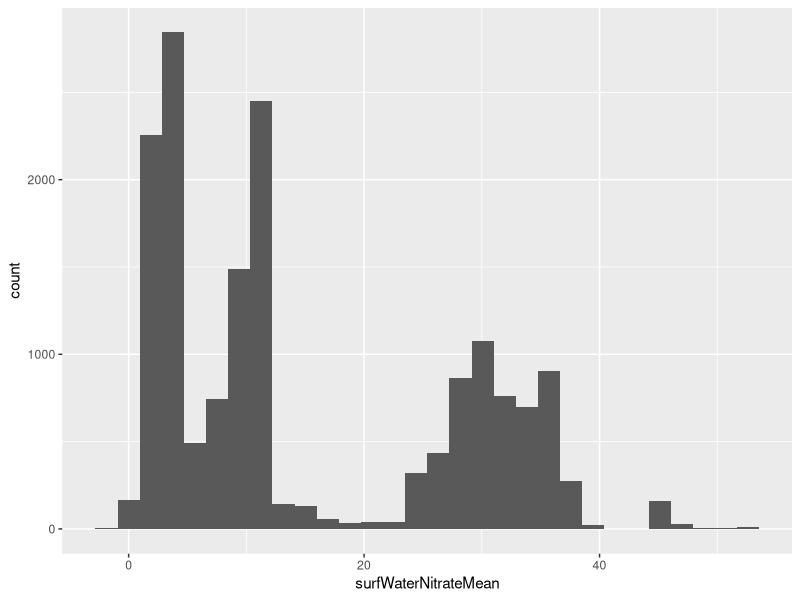
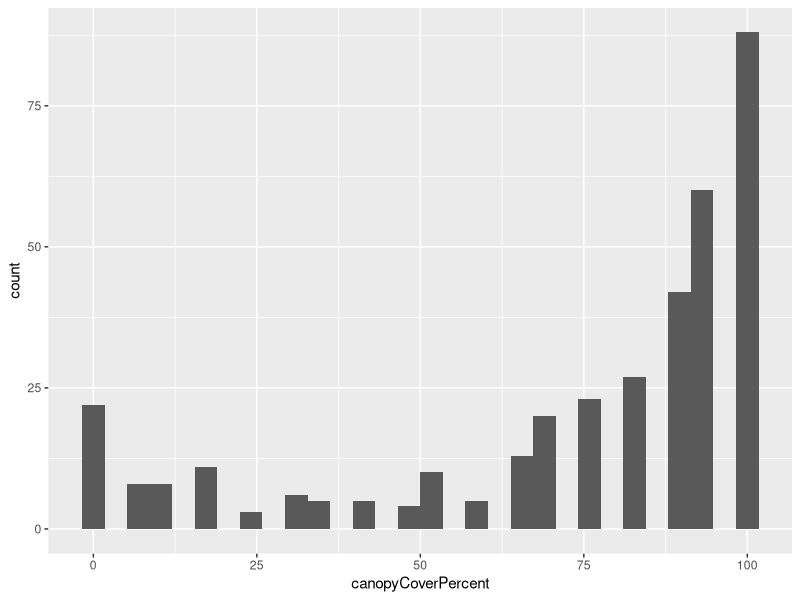
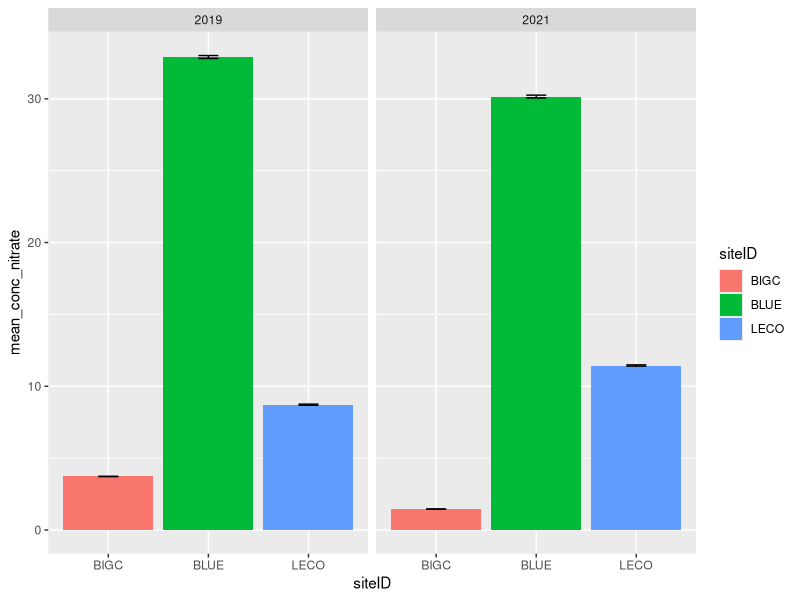
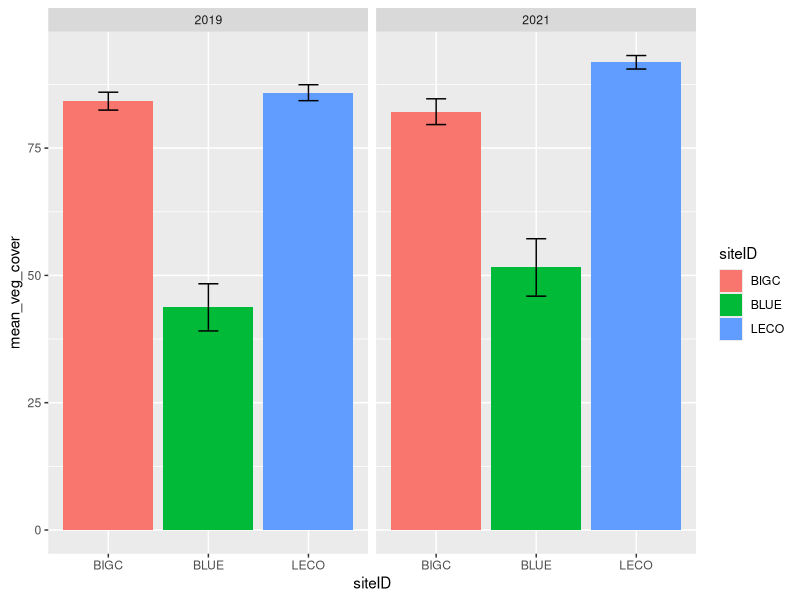
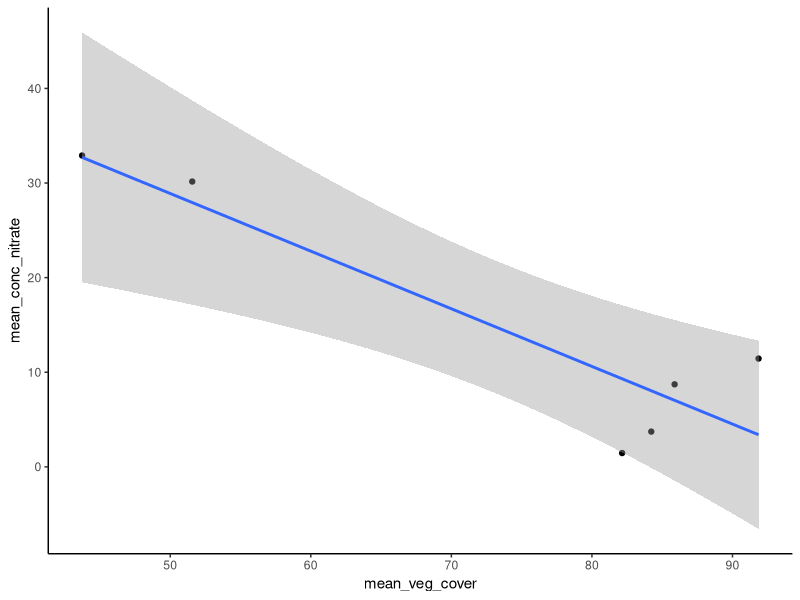
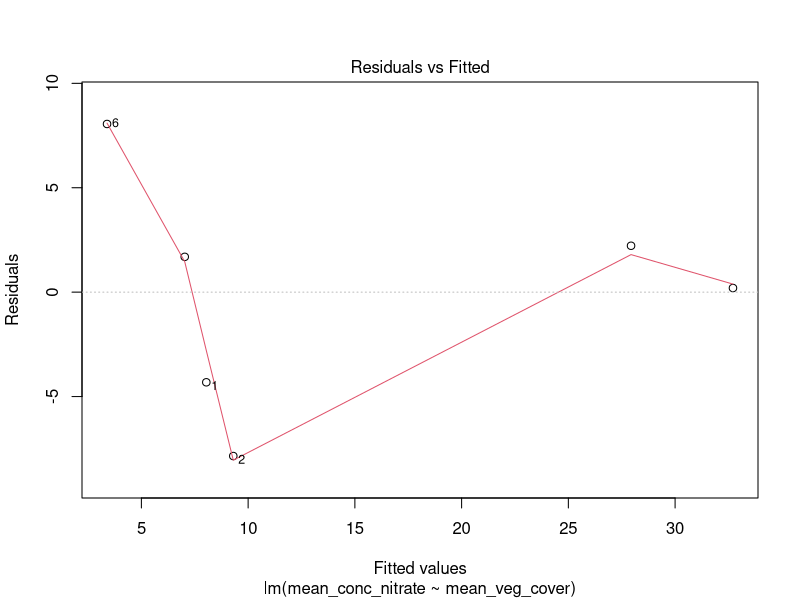
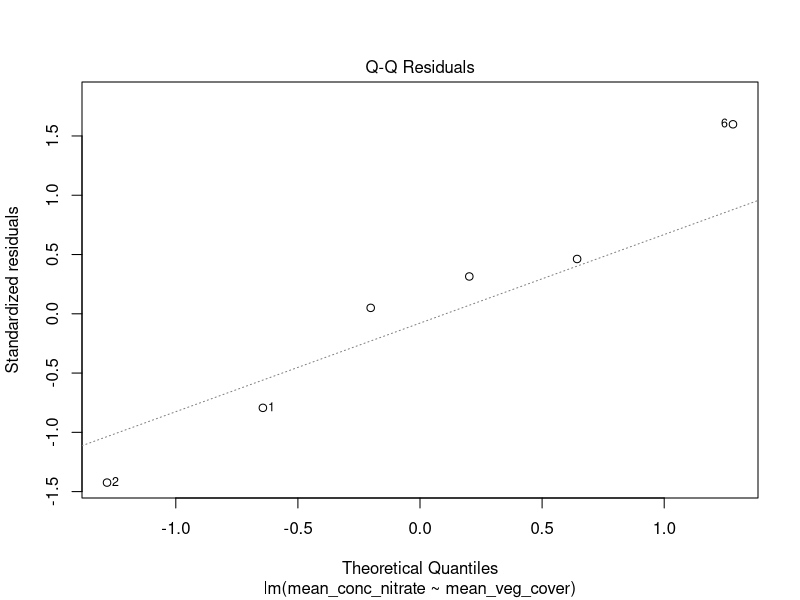
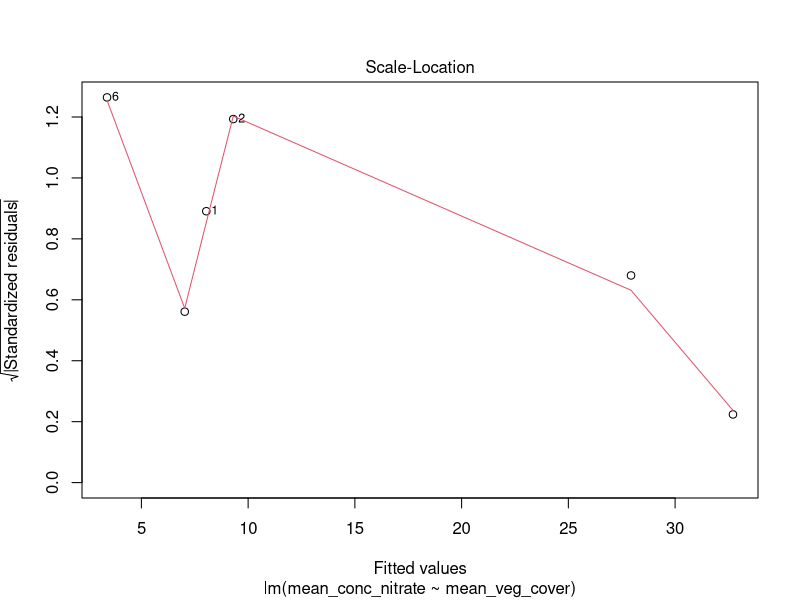

Generate these figures, in order, with R: (Note: this script raises an error after producing the figures.)
## ---- chunk 1
knitr::opts_chunk$set(echo = TRUE)
## ---- chunk 2

#In Chunk 2, we're loading in the packages necessary to manipulate and process our data for further analysis.

library(dplyr)
library(tidyr)
library(ggplot2)
library(readr)
library(lubridate)

## ---- chunk 3

#In Chunk 3, we're loading all of the raw NEON data sets that we're going to be using in our project, so that they're immediately accessible and available within the .rmd. Additionally, we're tagging each with an appropriate siteID (derived from the NEON site wherein the data was collected) and a year (derived from the year within which the data was collected). 

# (Note: Each set of data is preceded by a textual title (example: #BIGC_2019) to facilitate any necessary navigation).


#BIGC_2019

Nitrate_BIGC_2019 <-read_csv("../Data/Processed/BIGC (CA-D17)/BIGC_NEON_nitrate-surfacewater/NEON.D17.BIGC.DP1.20033.001.102.100.015.NSW_15_minute.2019-07.basic.20221201T190523Z.csv") %>% 
  mutate(siteID="BIGC", year=2019)

VegCover_BIGC_2019 <- read_csv("../Data/Processed/BIGC (CA-D17)/BIGC_NEON_cover-veg-riparian/NEON.D17.BIGC.DP1.20191.001.rip_percentComposition.2019-07.basic.20230112T002213Z.csv") %>% 
  mutate(siteID="BIGC", year=2019)


#BIGC_2021

Nitrate_BIGC_2021 <-read_csv("../Data/Processed/BIGC (CA-D17)/BIGC_NEON_nitrate-surfacewater/NEON.D17.BIGC.DP1.20033.001.102.100.015.NSW_15_minute.2021-08.basic.20221201T175835Z.csv") %>% 
  mutate(siteID="BIGC", year=2021)

VegCover_BIGC_2021 <- read_csv("../Data/Processed/BIGC (CA-D17)/BIGC_NEON_cover-veg-riparian/NEON.D17.BIGC.DP1.20191.001.rip_percentComposition.2021-08.basic.20230112T001807Z.csv") %>% 
  mutate(siteID="BIGC", year=2021)


#BLUE_2019

Nitrate_BLUE_2019 <-read_csv("../Data/Processed/BLUE (OK-D11)/BLUE_NEON_nitrate-surfacewater/NEON.D11.BLUE.DP1.20033.001.112.100.015.NSW_15_minute.2019-06.basic.20221201T045009Z.csv") %>% 
  mutate(siteID="BLUE", year=2019)

VegCover_BLUE_2019 <-read_csv("../Data/Processed/BLUE (OK-D11)/BLUE_NEON_cover-veg-riparian/NEON.D11.BLUE.DP1.20191.001.rip_percentComposition.2019-06.basic.20230112T002006Z.csv") %>% 
  mutate(siteID="BLUE", year=2019)


#BLUE_2021

Nitrate_BLUE_2021 <-read_csv("../Data/Processed/BLUE (OK-D11)/BLUE_NEON_nitrate-surfacewater/NEON.D11.BLUE.DP1.20033.001.112.100.015.NSW_15_minute.2021-06.basic.20221201T013159Z.csv") %>% 
  mutate(siteID="BLUE", year=2021)

VegCover_BLUE_2021 <-read_csv("../Data/Processed/BLUE (OK-D11)/BLUE_NEON_cover-veg-riparian/NEON.D11.BLUE.DP1.20191.001.rip_percentComposition.2021-06.basic.20230112T002305Z.csv") %>% 
  mutate(siteID="BLUE", year=2021)


#LECO_2019

Nitrate_LECO_2019 <-read_csv("../Data/Processed/LECO (TN-D07)/LECO_NEON_nitrate-surfacewater/NEON.D07.LECO.DP1.20033.001.102.100.015.NSW_15_minute.2019-09.basic.20221208T002007Z.csv") %>% 
  mutate(siteID="LECO", year=2019)

VegCover_LECO_2019 <-read_csv("../Data/Processed/LECO (TN-D07)/LECO_NEON_cover-veg-riparian/NEON.D07.LECO.DP1.20191.001.rip_percentComposition.2019-09.basic.20230112T001930Z.csv") %>% 
  mutate(siteID="LECO", year=2019)


#LECO_2021

Nitrate_LECO_2021 <-read_csv("../Data/Processed/LECO (TN-D07)/LECO_NEON_nitrate-surfacewater/NEON.D07.LECO.DP1.20033.001.112.100.015.NSW_15_minute.2021-09.basic.20221208T012753Z.csv") %>% 
  mutate(siteID="LECO", year=2021)

VegCover_LECO_2021 <-read_csv("../Data/Processed/LECO (TN-D07)/LECO_NEON_cover-veg-riparian/NEON.D07.LECO.DP1.20191.001.rip_percentComposition.2021-09.basic.20230112T002003Z.csv") %>% 
  mutate(siteID="LECO", year=2021)


## ---- chunk 4

#In Chunk 4, all of the extraneous data from the raw data sheets is being excised, and the data pertaining to our project is being consolidated into multiple formats in order to facilitate further analysis and manipulation. These are detailed in pre-code titles below, but generally speaking, we are creating a data frame containing all of the 'surfWaterNitrateMean' data from the Nitrate_Surfacewater NEON data sheets and a separate frame containing all of the 'canopyCoverPercent' data from the Cover_Veg_Riparian NEON data sheets (these will be used in the creation of two single-variable histograms). We're then creating mean data for each of these consolidated data frames (grouped by siteID and year) before finally left_joining these mean data to create a summarized master data frame.


#Nitrate Data Consolidation (Total, then mean surfWaterNitrateMean grouped by SiteID and year)
Nitrate_Combined <- bind_rows(Nitrate_BIGC_2019, Nitrate_BIGC_2021, Nitrate_BLUE_2019, Nitrate_BLUE_2021, Nitrate_LECO_2019, Nitrate_LECO_2021)

Mean_Nitrate_Combined <- Nitrate_Combined %>% 
  drop_na() %>% 
  group_by(siteID, year) %>% 
  summarize(mean_conc_nitrate = mean(surfWaterNitrateMean), standard_error_N = sd(surfWaterNitrateMean/sqrt(n())))


#VegCover Data Consolidation (Total, then mean canopyCoverPercent grouped by SiteID and year)
VegCover_Combined <- bind_rows(VegCover_BIGC_2019, VegCover_BIGC_2021, VegCover_BLUE_2019, VegCover_BLUE_2021, VegCover_LECO_2019, VegCover_LECO_2021)

Mean_VegCover_Combined <- VegCover_Combined %>% 
  group_by(siteID, year) %>% 
  summarize(mean_veg_cover = mean(canopyCoverPercent), standard_error_V = sd(canopyCoverPercent/sqrt(n())))


#Summary Data Frame (with corresponding mean values)
Master_Data_Frame <- left_join(Mean_Nitrate_Combined, Mean_VegCover_Combined)



#Raw 'surfWaterNitrateMean' and 'canopyCoverPercent' columns for Histogram
Total_Nitrate_Conc_Combined <- Nitrate_Combined %>% 
  drop_na() %>% 
  select(surfWaterNitrateMean)

Total_VegCover_Combined <- VegCover_Combined %>% 
  select(canopyCoverPercent)


## ---- chunk 5

# In Chunk 5, we're using the data frames containing the compiled 'surfWaterNitrateMean' and 'canopyCoverPercent' columns to create two single-variable histograms, each representative of one of our two continuous variables (both our response and our predictor variable). These histograms will give us a better understanding of the distribution of our variable values, which could help us to draw more accurate conclusions about the relationships we're observing down the line (as well as help us to explain any potential anomalies that arise).


Total_Nitrate_Conc_Combined %>%
  ggplot(aes(x=surfWaterNitrateMean))+
  geom_histogram()

Total_VegCover_Combined %>%
  ggplot(aes(x=canopyCoverPercent))+
  geom_histogram()


## ---- chunk 6

#In Chunk 6, we are creating data frames containing the summarized data necessary for visualization and analysis, specifically to facilitate the creation of figures by making all of the pertinent data immediately available in a single data frame. (Note: Much of this code is the same as that contained in Chunk 4; for the purposes of our project, it made sense to summarize our data prior to compilation, and as such, much of it already exists in a grouped and summarized format).


#Nitrate Data Consolidation (Total, then mean surfWaterNitrateMean grouped by SiteID and year)
Nitrate_Combined <- bind_rows(Nitrate_BIGC_2019, Nitrate_BIGC_2021, Nitrate_BLUE_2019, Nitrate_BLUE_2021, Nitrate_LECO_2019, Nitrate_LECO_2021)

Mean_Nitrate_Combined <- Nitrate_Combined %>% 
  drop_na() %>% 
  group_by(siteID, year) %>% 
  summarize(mean_conc_nitrate = mean(surfWaterNitrateMean), standard_error_N = sd(surfWaterNitrateMean/sqrt(n())))


#VegCover Data Consolidation (Total, then mean canopyCoverPercent grouped by SiteID and year)
VegCover_Combined <- bind_rows(VegCover_BIGC_2019, VegCover_BIGC_2021, VegCover_BLUE_2019, VegCover_BLUE_2021, VegCover_LECO_2019, VegCover_LECO_2021)

Mean_VegCover_Combined <- VegCover_Combined %>% 
  group_by(siteID, year) %>% 
  summarize(mean_veg_cover = mean(canopyCoverPercent), standard_error_V = sd(canopyCoverPercent/sqrt(n())))


#Summary Data Frame (with corresponding mean values)
Master_Data_Frame <- left_join(Mean_Nitrate_Combined, Mean_VegCover_Combined)

## ---- chunk 7

#Bar Graph
Master_Data_Frame %>%
  drop_na()%>%
  group_by(siteID, year)%>%
  ggplot(aes(x=siteID, y=mean_conc_nitrate, fill = siteID))+
  geom_col(position="dodge")+
  geom_errorbar(aes(ymin = mean_conc_nitrate - standard_error_N, ymax = mean_conc_nitrate + standard_error_N), width = .2)+
  facet_wrap("year")

Master_Data_Frame %>%
  drop_na()%>%
  group_by(siteID, year)%>%
  ggplot(aes(x=siteID, y=mean_veg_cover, fill = siteID))+
  geom_col(position="dodge")+
  geom_errorbar(aes(ymin = mean_veg_cover - standard_error_V, ymax = mean_veg_cover + standard_error_V), width = .2)+
  facet_wrap("year")

#Scatter Plot
Master_Data_Frame %>%
  ggplot(aes(x=mean_veg_cover, y=mean_conc_nitrate))+
  geom_point()+
  geom_smooth(method ="lm")+
  theme_classic()


#ANOVA

ANOVA_Model <- aov(mean_conc_nitrate~mean_veg_cover, data = Master_Data_Frame)
summary(ANOVA_Model)

#Linear Model

Linear_Model <- lm(mean_conc_nitrate~mean_veg_cover, data = Master_Data_Frame)
summary(Linear_Model)
plot(Linear_Model)

## ---- chunk 8

Nitrate_BIGC_2019 <-read_csv("../Data/Processed/BIGC (CA-D17)/BIGC_NEON_nitrate-surfacewater/NEON.D17.BIGC.DP1.20033.001.102.100.015.NSW_15_minute.2019-07.basic.20221201T190523Z.csv")

VegCover_BIGC_2019 <- read_csv("../Data/Processed/BIGC (CA-D17)/BIGC_NEON_cover-veg-riparian/NEON.D17.BIGC.DP1.20191.001.rip_percentComposition.2019-07.basic.20230112T002213Z.csv")

CompStruct_BIGC_2019 <- read_csv("../Data/Processed/BIGC (CA-D17)/BIGC_NEON_comp-struct-riparian/NEON.D17.BIGC.DP1.20275.001.rip_assessment.2019-07.basic.20221128T182237Z.csv")

ChemSurf_BIGC_2019 <- read_csv("../Data/Processed/BIGC (CA-D17)/BIGC_NEON_chem-surfacewater/NEON.D17.BIGC.DP1.20093.001.swc_externalLabDataByAnalyte.2019-07.basic.20221215T171932Z.csv")

## ---- chunk 9

#BIGC_2019

Nitrate_BIGC_2019 <-read_csv("../Data/Processed/BIGC (CA-D17)/BIGC_NEON_nitrate-surfacewater/NEON.D17.BIGC.DP1.20033.001.102.100.015.NSW_15_minute.2019-07.basic.20221201T190523Z.csv")

VegCover_BIGC_2019 <- read_csv("../Data/Processed/BIGC (CA-D17)/BIGC_NEON_cover-veg-riparian/NEON.D17.BIGC.DP1.20191.001.rip_percentComposition.2019-07.basic.20230112T002213Z.csv")


#BIGC_2021

Nitrate_BIGC_2021 <-read_csv("../Data/Processed/BIGC (CA-D17)/BIGC_NEON_nitrate-surfacewater/NEON.D17.BIGC.DP1.20033.001.102.100.015.NSW_15_minute.2021-08.basic.20221201T175835Z.csv")

VegCover_BIGC_2021 <- read_csv("../Data/Processed/BIGC (CA-D17)/BIGC_NEON_cover-veg-riparian/NEON.D17.BIGC.DP1.20191.001.rip_percentComposition.2021-08.basic.20230112T001807Z.csv")


#BLUE_2019

Nitrate_BLUE_2019 <-read_csv("../Data/Processed/BLUE (OK-D11)/BLUE_NEON_nitrate-surfacewater/NEON.D11.BLUE.DP1.20033.001.112.100.015.NSW_15_minute.2019-06.basic.20221201T045009Z.csv")

VegCover_BLUE_2019 <-read_csv("../Data/Processed/BLUE (OK-D11)/BLUE_NEON_cover-veg-riparian/NEON.D11.BLUE.DP1.20191.001.rip_percentComposition.2019-06.basic.20230112T002006Z.csv")


#BLUE_2021

Nitrate_BLUE_2021 <-read_csv("../Data/Processed/BLUE (OK-D11)/BLUE_NEON_nitrate-surfacewater/NEON.D11.BLUE.DP1.20033.001.112.100.015.NSW_15_minute.2021-06.basic.20221201T013159Z.csv")

VegCover_BLUE_2021 <-read_csv("../Data/Processed/BLUE (OK-D11)/BLUE_NEON_cover-veg-riparian/NEON.D11.BLUE.DP1.20191.001.rip_percentComposition.2021-06.basic.20230112T002305Z.csv")


#LECO_2019

Nitrate_LECO_2019 <-read_csv("../Data/Processed/LECO (TN-D07)/LECO_NEON_nitrate-surfacewater/NEON.D07.LECO.DP1.20033.001.102.100.015.NSW_15_minute.2019-09.basic.20221208T002007Z.csv")

VegCover_LECO_2019 <-read_csv("../Data/Processed/LECO (TN-D07)/LECO_NEON_cover-veg-riparian/NEON.D07.LECO.DP1.20191.001.rip_percentComposition.2019-09.basic.20230112T001930Z.csv")


#LECO_2021

Nitrate_LECO_2021 <-read_csv("../Data/Processed/LECO (TN-D07)/LECO_NEON_nitrate-surfacewater/NEON.D07.LECO.DP1.20033.001.112.100.015.NSW_15_minute.2021-09.basic.20221208T012753Z.csv")

VegCover_LECO_2021 <-read_csv("../Data/Processed/LECO (TN-D07)/LECO_NEON_cover-veg-riparian/NEON.D07.LECO.DP1.20191.001.rip_percentComposition.2021-09.basic.20230112T002003Z.csv")


## ---- chunk 10

NBIGC2019Mean <- Nitrate_BIGC_2019 %>%
  drop_na(surfWaterNitrateMean) %>% 
  summarize(mean_conc_BIGC_2019 = mean(surfWaterNitrateMean))


Nitrate_BIGC_2021 %>%
  drop_na(surfWaterNitrateMean) %>% 
  summarize(mean_conc_BIGC_2021 = mean(surfWaterNitrateMean))


Nitrate_BLUE_2019 %>%
  drop_na(surfWaterNitrateMean) %>% 
  summarize(mean_conc_BLUE_2019 = mean(surfWaterNitrateMean))


Nitrate_BLUE_2021 %>%
  drop_na(surfWaterNitrateMean) %>% 
  summarize(mean_conc_BLUE_2021 = mean(surfWaterNitrateMean))


Nitrate_LECO_2019 %>%
  drop_na(surfWaterNitrateMean) %>% 
  summarize(mean_conc_LECO_2019 = mean(surfWaterNitrateMean))


Nitrate_LECO_2021 %>%
  drop_na(surfWaterNitrateMean) %>% 
  summarize(mean_conc_LECO_2021 = mean(surfWaterNitrateMean))


VegCover_BIGC_2019 %>%
  drop_na(canopyCoverPercent) %>% 
  summarize(mean_cover_perc_BIGC_2019 = mean(canopyCoverPercent))


VegCover_BIGC_2021 %>%
  drop_na(canopyCoverPercent) %>% 
  summarize(mean_cover_perc_BIGC_2021 = mean(canopyCoverPercent))


VegCover_BLUE_2019 %>%
  drop_na(canopyCoverPercent) %>% 
  summarize(mean_cover_perc_BLUE_2019 = mean(canopyCoverPercent))


VegCover_BLUE_2021 %>%
  drop_na(canopyCoverPercent) %>% 
  summarize(mean_cover_perc_BLUE_2021 = mean(canopyCoverPercent))


VegCover_LECO_2019 %>%
  drop_na(canopyCoverPercent) %>% 
  summarize(mean_cover_perc_LECO_2019 = mean(canopyCoverPercent))


VegCover_LECO_2021 %>%
  drop_na(canopyCoverPercent) %>% 
  summarize(mean_cover_perc_LECO_2021 = mean(canopyCoverPercent))


## ---- chunk 11

Nitrate_BIGC_select_2019 <- Nitrate_BIGC_2019 %>% 
  select(surfWaterNitrateMean)

VegCover_BIGC_select_2019 <- VegCover_BIGC_2019 %>% 
  select(canopyCoverPercent)

Nitrate_BIGC_select_2021 <- Nitrate_BIGC_2021 %>% 
  select(surfWaterNitrateMean)

VegCover_BIGC_select_2021 <- VegCover_BIGC_2021 %>% 
  select(canopyCoverPercent)

Nitrate_BLUE_select_2019 <- Nitrate_BLUE_2019 %>% 
  select(surfWaterNitrateMean)

VegCover_BLUE_select_2019 <- VegCover_BLUE_2019 %>% 
  select(canopyCoverPercent)

Nitrate_BLUE_select_2021 <- Nitrate_BLUE_2021 %>% 
  select(surfWaterNitrateMean)

VegCover_BLUE_select_2021 <- VegCover_BLUE_2021 %>% 
  select(canopyCoverPercent)

Nitrate_LECO_select_2019 <- Nitrate_LECO_2019 %>% 
  select(surfWaterNitrateMean)

VegCover_LECO_select_2019 <- VegCover_LECO_2019 %>% 
  select(canopyCoverPercent)

Nitrate_LECO_select_2021 <- Nitrate_LECO_2021 %>% 
  select(surfWaterNitrateMean)

VegCover_LECO_select_2021 <- VegCover_LECO_2021 %>% 
  select(canopyCoverPercent)


Total_VegCover_Combined <- bind_cols(VegCover_BIGC_select_2019, VegCover_BIGC_select_2021, VegCover_BLUE_select_2019, VegCover_BLUE_select_2021, VegCover_LECO_select_2019, VegCover_LECO_select_2021)

Total_VegCover_Combined_One_Col <- bind_rows(VegCover_BIGC_select_2019, VegCover_BIGC_select_2021, VegCover_BLUE_select_2019, VegCover_BLUE_select_2021, VegCover_LECO_select_2019, VegCover_LECO_select_2021)

Total_Nitrate_Combined_One_Col <- bind_rows(Nitrate_BIGC_select_2019, Nitrate_BIGC_select_2021, Nitrate_BLUE_select_2019, Nitrate_BLUE_select_2021, Nitrate_LECO_select_2019, Nitrate_LECO_select_2021)

Master_Sheet_Total <- left_join(x = Total_VegCover_Combined_One_Col, y = Total_Nitrate_Combined_One_Col)

## ---- chunk 12

NBIGC2019Mean <- Nitrate_BIGC_2019 %>%
  drop_na(surfWaterNitrateMean) %>% 
  summarize(mean_conc_BIGC_2019 = mean(surfWaterNitrateMean))


NBIGC2021Mean <- Nitrate_BIGC_2021 %>%
  drop_na(surfWaterNitrateMean) %>% 
  summarize(mean_conc_BIGC_2021 = mean(surfWaterNitrateMean))


NBLUE2019Mean <- Nitrate_BLUE_2019 %>%
  drop_na(surfWaterNitrateMean) %>% 
  summarize(mean_conc_BLUE_2019 = mean(surfWaterNitrateMean))


NBLUE2021Mean <- Nitrate_BLUE_2021 %>%
  drop_na(surfWaterNitrateMean) %>% 
  summarize(mean_conc_BLUE_2021 = mean(surfWaterNitrateMean))


NLECO2019Mean <- Nitrate_LECO_2019 %>%
  drop_na(surfWaterNitrateMean) %>% 
  summarize(mean_conc_LECO_2019 = mean(surfWaterNitrateMean))


NLECO2021Mean <- Nitrate_LECO_2021 %>%
  drop_na(surfWaterNitrateMean) %>% 
  summarize(mean_conc_LECO_2021 = mean(surfWaterNitrateMean))


VBIGC2019Mean <- VegCover_BIGC_2019 %>%
  drop_na(canopyCoverPercent) %>% 
  summarize(mean_cover_perc_BIGC_2019 = mean(canopyCoverPercent))


VBIGC2021Mean <- VegCover_BIGC_2021 %>%
  drop_na(canopyCoverPercent) %>% 
  summarize(mean_cover_perc_BIGC_2021 = mean(canopyCoverPercent))


VBLUE2019Mean <- VegCover_BLUE_2019 %>%
  drop_na(canopyCoverPercent) %>% 
  summarize(mean_cover_perc_BLUE_2019 = mean(canopyCoverPercent))


VBLUE2021Mean <- VegCover_BLUE_2021 %>%
  drop_na(canopyCoverPercent) %>% 
  summarize(mean_cover_perc_BLUE_2021 = mean(canopyCoverPercent))


VLECO2019Mean <- VegCover_LECO_2019 %>%
  drop_na(canopyCoverPercent) %>% 
  summarize(mean_cover_perc_LECO_2019 = mean(canopyCoverPercent))


VLECO2021Mean <- VegCover_LECO_2021 %>%
  drop_na(canopyCoverPercent) %>% 
  summarize(mean_cover_perc_LECO_2021 = mean(canopyCoverPercent))



Mean_Nitrate_Combined <- bind_rows(NBIGC2019Mean, NBIGC2021Mean, NBLUE2019Mean, NBLUE2021Mean, NLECO2019Mean, NLECO2021Mean)

Mean_VegCover_Combined <- bind_rows(VBIGC2019Mean, VBIGC2021Mean, VBLUE2019Mean, VBLUE2021Mean, VLECO2019Mean, VLECO2021Mean)

Master_Data_Frame <- bind_cols(Mean_Nitrate_Combined, Mean_VegCover_Combined)
